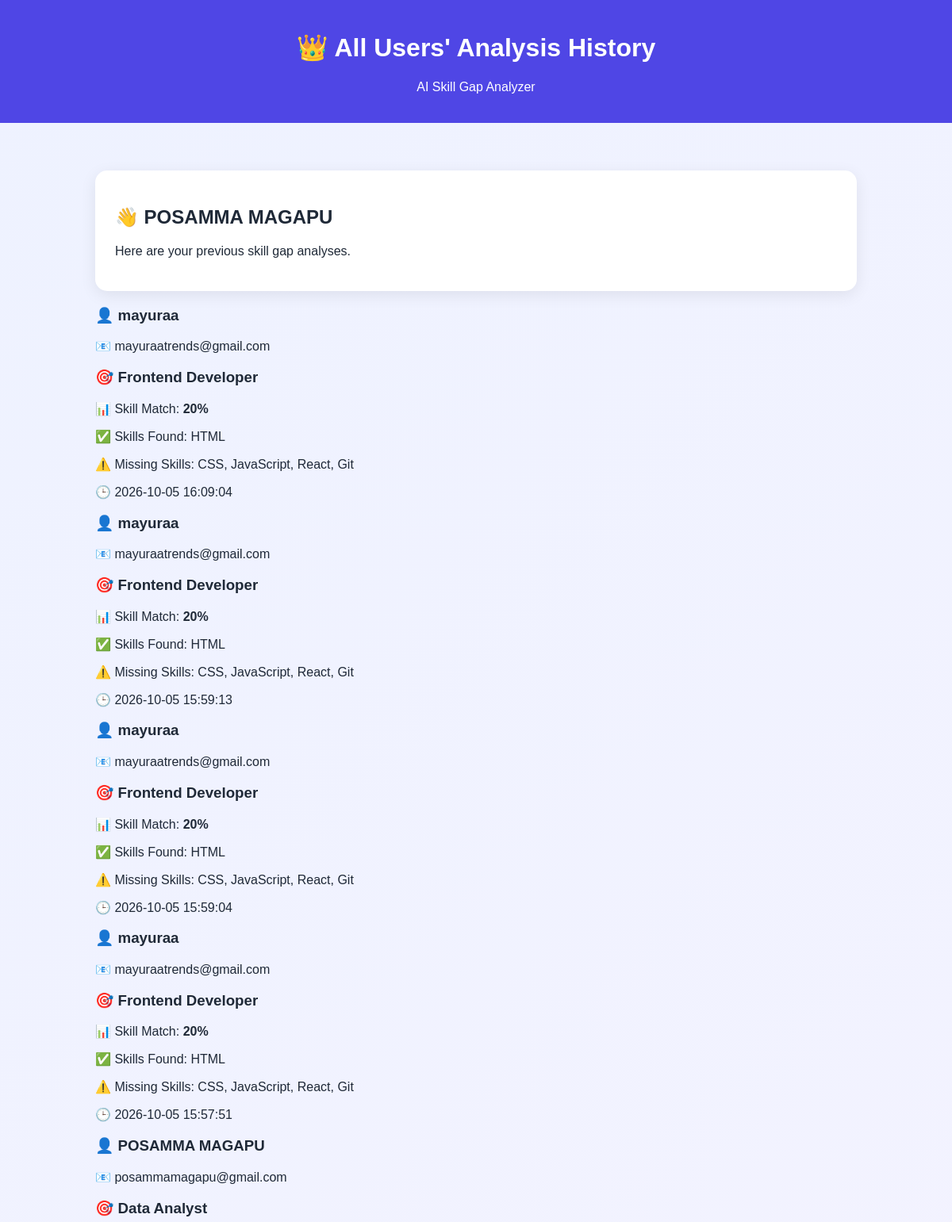
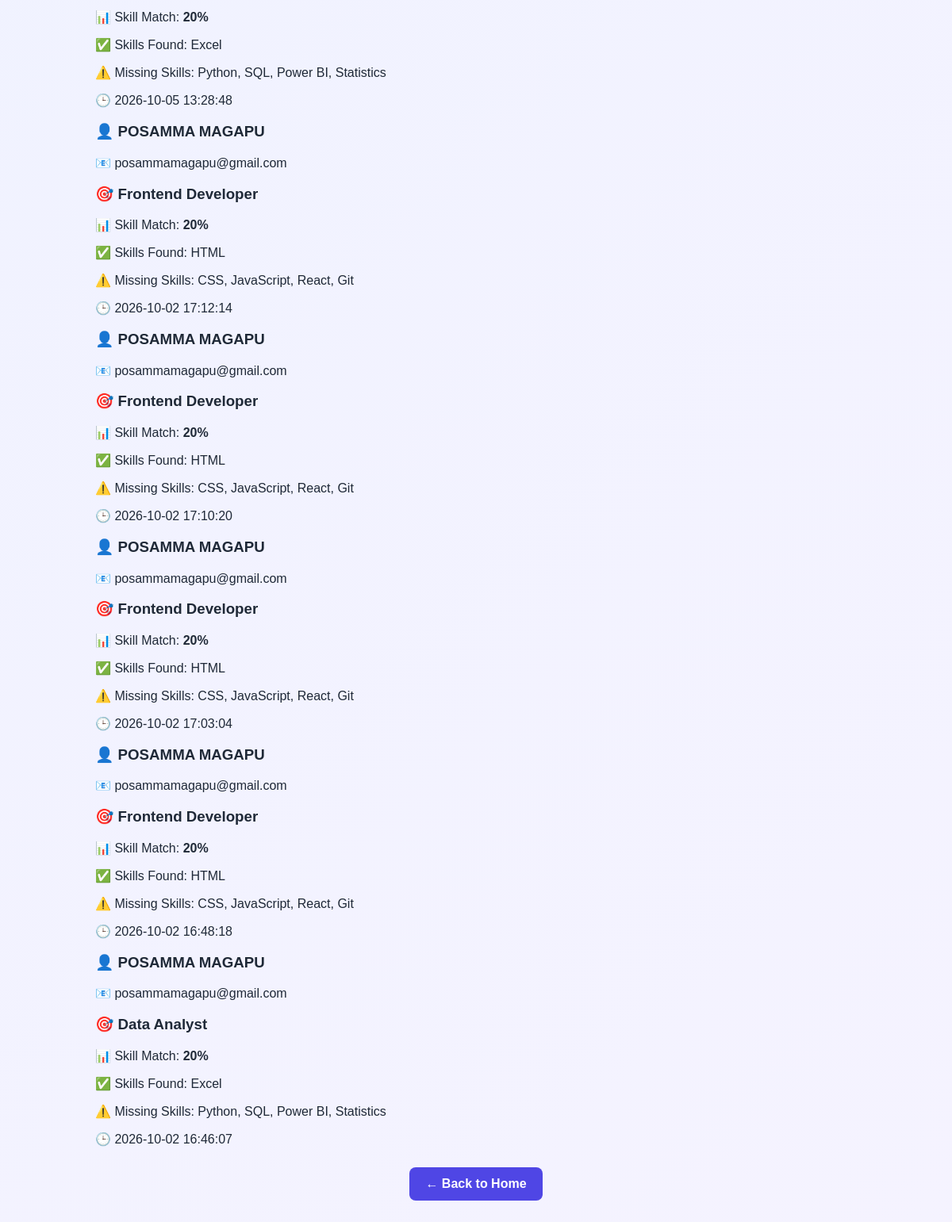
Screenshot of /history (signed in) with the database file from the repository (2 pictures, top to bottom).
### tables this page shows
CREATE TABLE users (
            id INTEGER PRIMARY KEY AUTOINCREMENT,
            name TEXT NOT NULL,
            email TEXT UNIQUE NOT NULL,
            password TEXT NOT NULL
        , is_admin INTEGER DEFAULT 0);

CREATE TABLE analysis_history (
            id INTEGER PRIMARY KEY AUTOINCREMENT,
            user_id INTEGER NOT NULL,
            job TEXT NOT NULL,
            match_percentage INTEGER NOT NULL,
            skills_found TEXT,
            missing_skills TEXT,
            created_at TIMESTAMP DEFAULT CURRENT_TIMESTAMP,
            FOREIGN KEY (user_id) REFERENCES users(id)
        );

### app.py (the view, shortened to what this page needs)
@app.route("/history")
def history():
    if "user_id" not in session:
        return redirect(url_for("login"))
    connection = sqlite3.connect("users.db")
    cursor = connection.cursor()
    if session.get("is_admin") == 1:
        cursor.execute("""
            SELECT
                analysis_history.*,
                users.name,
                users.email
            FROM analysis_history
            JOIN users
            ON analysis_history.user_id = users.id
            ORDER BY analysis_history.created_at DESC
        """)
    history_data = cursor.fetchall()
    connection.close()
    return render_template(
        "history.html",
        history=history_data,
        is_admin=session.get("is_admin") == 1
    )

### templates/history.html (shortened to what this page needs)
<!DOCTYPE html>
<html>
<head>
</head>
<body>
<div class="header">
<h1>
    {% if is_admin %}
        👑 All Users' Analysis History
    {% else %}
        📚 My Analysis History
    {% endif %}
</h1>
    <p>AI Skill Gap Analyzer</p>
</div>
<div class="container">
    <div class="card">
        <h2>👋 {{ session.get("user_name") }}</h2>
        <p>Here are your previous skill gap analyses.</p>
    </div>
    {% if history %}
        {% for item in history %}
    <div class="history-card">
        {% if is_admin %}
            <h3>👤 {{ item[7] }}</h3>
            <p>📧 {{ item[8] }}</p>
        {% endif %}
        <h3>🎯 {{ item[2] }}</h3>
        <p>
            📊 Skill Match:
            <strong>{{ item[3] }}%</strong>
        </p>
        <p>
            ✅ Skills Found:
            {{ item[4] }}
        </p>
        <p>
            ⚠️ Missing Skills:
            {{ item[5] }}
        </p>
        <p>
            🕒 {{ item[6] }}
        </p>
    </div>
{% endfor %}
    {% endif %}
    <div style="text-align:center;">
        <a class="button" href="/">
            ← Back to Home
        </a>
    </div>
</div>
</body>
</html>

### templates/history.html (style rules this page uses)
* { box-sizing: border-box; }
body { margin: 0; font-family: Arial, sans-serif; background: linear-gradient(135deg, #eef2ff, #f5f3ff); color: #1f2937; }
.header { background: #4f46e5; color: white; padding: 20px; text-align: center; }
.container { max-width: 1000px; margin: 40px auto; padding: 20px; }
.card { background: white; padding: 25px; margin-bottom: 20px; border-radius: 15px; box-shadow: 0 5px 20px rgba(0,0,0,0.08); }
.button { display: inline-block; padding: 12px 20px; background: #4f46e5; color: white; text-decoration: none; border-radius: 8px; font-weight: bold; margin-top: 10px; }

### rows the page displays
users: get "POSAMMA MAGAPU"
analysis_history: name "mayuraa", email "mayuraatrends@gmail.com", job "Frontend Developer", match_percentage "20", skills_found "HTML", missing_skills "CSS, JavaScript, React, Git", created_at "2026-10-05 16:09:04"
analysis_history: name "mayuraa", email "mayuraatrends@gmail.com", job "Frontend Developer", match_percentage "20", skills_found "HTML", missing_skills "CSS, JavaScript, React, Git", created_at "2026-10-05 15:59:13"
analysis_history: name "mayuraa", email "mayuraatrends@gmail.com", job "Frontend Developer", match_percentage "20", skills_found "HTML", missing_skills "CSS, JavaScript, React, Git", created_at "2026-10-05 15:59:04"
analysis_history: name "mayuraa", email "mayuraatrends@gmail.com", job "Frontend Developer", match_percentage "20", skills_found "HTML", missing_skills "CSS, JavaScript, React, Git", created_at "2026-10-05 15:57:51"
analysis_history: name "POSAMMA MAGAPU", email "posammamagapu@gmail.com", job "Data Analyst", match_percentage "20", skills_found "Excel", missing_skills "Python, SQL, Power BI, Statistics", created_at "2026-10-05 13:28:48"
analysis_history: name "POSAMMA MAGAPU", email "posammamagapu@gmail.com", job "Frontend Developer", match_percentage "20", skills_found "HTML", missing_skills "CSS, JavaScript, React, Git", created_at "2026-10-02 17:12:14"
analysis_history: name "POSAMMA MAGAPU", email "posammamagapu@gmail.com", job "Frontend Developer", match_percentage "20", skills_found "HTML", missing_skills "CSS, JavaScript, React, Git", created_at "2026-10-02 17:10:20"
analysis_history: name "POSAMMA MAGAPU", email "posammamagapu@gmail.com", job "Frontend Developer", match_percentage "20", skills_found "HTML", missing_skills "CSS, JavaScript, React, Git", created_at "2026-10-02 17:03:04"
analysis_history: name "POSAMMA MAGAPU", email "posammamagapu@gmail.com", job "Frontend Developer", match_percentage "20", skills_found "HTML", missing_skills "CSS, JavaScript, React, Git", created_at "2026-10-02 16:48:18"
analysis_history: name "POSAMMA MAGAPU", email "posammamagapu@gmail.com", job "Data Analyst", match_percentage "20", skills_found "Excel", missing_skills "Python, SQL, Power BI, Statistics", created_at "2026-10-02 16:46:07"
